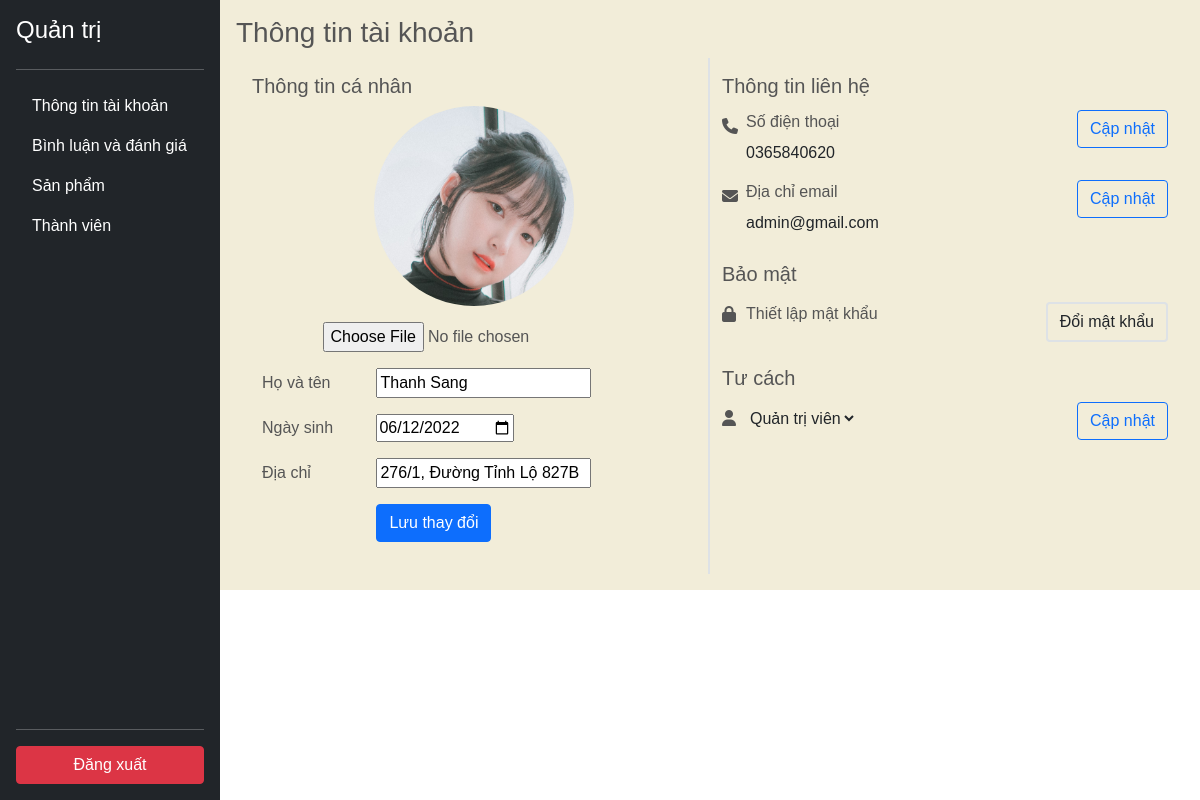
/app/views/management.php?user_id=1000 (signed in), run on the app's committed database.
### tables this page shows
CREATE TABLE `users` (
  `id` int(11) NOT NULL,
  `fullName` varchar(255) NOT NULL,
  `email` varchar(255) NOT NULL,
  `dob` date NOT NULL,
  `address` varchar(500) NOT NULL,
  `password` varchar(255) NOT NULL,
  `roleId` int(11) NOT NULL,
  `status` tinyint(1) NOT NULL,
  `isConfirmed` tinyint(4) NOT NULL DEFAULT 0,
  `phone` varchar(10) NOT NULL,
  `image` varchar(50) DEFAULT NULL
);

### app/DB.php (called while the page is built, shortened)
<?php
class DB{
    private static $instance = null;
    protected $servername = "localhost";
    protected $username = "root";
    protected $password = "";
    function __construct(){
        $this->con = mysqli_connect($this->servername, $this->username, $this->password);
    }
    public static function getInstance()
    {
      if(!self::$instance)
      {
        self::$instance = new DB();
      }
      return self::$instance;
    }
}
?>

### app/views/management.php (the view, shortened to what this page needs)
<?php
    require_once("inc/head.php");
    require_once("../DB.php");
 ?>
<link type="text/css" rel="stylesheet" href= "../../css/profile.css">
</head>
<?php
    if(isset($_GET['user_id'])){
        $user_id= $_GET['user_id'];
        $db = DB::getInstance();
        $sql = "SELECT * FROM users WHERE id='$user_id'";
        $result = mysqli_query($db->con, $sql);
        $value = $result->fetch_assoc();
?>
<body>
	<?php require_once 'inc/sidebar.php' ?>
	<main style="margin-left: 220px" class="p-3 bg-custom">
	<h3>Thông tin tài khoản</h3>
        <div class="container-fluid px-3 bg-custom">
            <div class="row">
                <div class="col-md-6 self-info border border-2 border-start-0 border-top-0 border-bottom-0 py-3">
                    <h5>Thông tin cá nhân</h5>
                    <div class="avatar text-center">
                        <?php
                            if($value['image']==''){
                                echo '<img src="../../image/default-avatar.png" class="rounded-circle" width="200px" height="200px">';
                            }else{
                                echo '<img src="../../image/'.$value['image'].'" class="rounded-circle" width="200px" height="200px">';
                            }
                        ?>
                    </div>
                        <form action="../controllers/infoController.php".$user_id method="POST" enctype="multipart/form-data">
                            <div class="text-center my-3">
                            <input type="file" name="image" accept="image/jpg, image/jpeg, image/png">
                            </div>
                            <div class="mb-3 fullName">
                                <label for="" class="input-label">Họ và tên</label>
                                <input type="text" name="change-fullname" id="fullname" value="<?= $value['fullName'] ?>">
                            </div>
                            <div class="mb-3 birthDate">
                                <label for="" class="input-label">Ngày sinh</label>
                                <input type="date" name="change-dob" value="<?=$value['dob']?>"/>
                            </div>
                            <div class="mb-3 address">
                                <label for="" class="input-label">Địa chỉ</label>
                                <input type="text" name="change-address" id="address" value="<?= $value['address'] ?>">
                            </div>
                            <div class="mb-3 address">
                                <button class="btn btn-primary" type="submit" name="change-avt">Lưu thay đổi</button>
                            </div>
                        </form>
                </div>
                <div class="col-md-6 self-contact py-3">
                    <div class="contact mb-3">
                    <h5>Thông tin liên hệ</h5>
                        <ul class="list-group">
                            <li class="phoneli">
                                <form action="../controllers/infoController.php" method="post" enctype="multipart/form-data">
                                <div class="py-1 phone-num ms-4 d-flex">
                                    <div>
                                        <span>Số điện thoại</span> <br>
                                        <input class="form-control-plaintext" type="text" name="phone" value="<?= $value['phone']?>">
                                    </div>
                                    <div class="text-end flex-fill">
                                        <input type="submit" class="btn btn-outline-primary" name="change-phone-user" value="Cập nhật">
                                    </div>
                                </div>
                                </form>
                            </li>
                            <li class="emaili">
                            <form action="../controllers/infoController.php" method="post">
                                <div class="py-1 email d-inline-block ms-4 d-flex">
                                    <div>
                                        <span>Địa chỉ email</span> <br>
                                        <input class="form-control-plaintext" type="text" name="new-email" value="<?= $value['email'] ?>">
                                    </div>
                                    <div class="text-end flex-fill">
                                        <button type="submit" class="btn btn-outline-primary" name="change-email-user">Cập nhật</button>
                                    </div>
                                </div>
                                </form>
                            </li>
                        </ul>
                    </div>
                    <div class="security mb-3">
                    <h5>Bảo mật</h5>
                        <ul class="list-group">
                            <li class="lockli">
                            <div class="py-2 pwd d-inline-block ms-4 d-flex">
                                <div>
                                    <span>
                                        Thiết lập mật khẩu
                                    </span>
                                </div>
                                <div class="text-end flex-fill">
                                        <a href="#collapsepwd" class="btn border border-2" data-bs-toggle="collapse" role="button" aria-expanded="false" aria-controls="collapsepwd">Đổi mật khẩu</a>
                                </div>
                            </div>
                            </li>
                        </ul>
                    </div>
                    <div class="role">
                    <h5>Tư cách</h5>
                        <ul class="list-group">
                            <li class="roleli">
                                <form action="">
                                <div class="py-1 rol d-inline-block ms-4 d-flex">
                                    <div>
                                    <select name="roleId" id="roleID" class="form-control-plaintext">
				                        <?php
                                            if($value['roleId']== 1 ) {
                                        ?>
                                            <option value="1" selected>Quản trị viên</option>
                                        <?php } else {
                                        ?>
                                            <option value="1">Quản trị viên</option>
                                            <option value="2" selected>Khách hàng</option>
                                        <?php } ?>
			                        </select>
                                    </div>
                                    <div class="text-end flex-fill">
                                        <button type="submit" class="btn btn-outline-primary">Cập nhật</button>
                                    </div>
                                </div>
                                </form>
                            </li>
                        </ul>
                    </div>
                </div>
            </div>
        </div>
	</main>
</body>
<?php } ?>
</html>

### css/common.css (style rules this page uses)
body { background: url('https://upload.wikimedia.org/wikipedia/commons/a/a5/Tsunami_by_hokusai_19th_century.jpg') no-repeat center center fixed; -moz-background-size: cover; background-size: cover; -o-background-size: cover; }
ul { list-style-type: none; margin: 0; padding: 0; }
li a { text-decoration: none; }
.bg-custom { --bs-bg-opacity: 1; background-color: #f2edd9; }

### css/pro_cart.css (style rules this page uses)
body { font-family: sans-serif; color: #555; }

### css/profile.css (style rules this page uses)
.input-label { width: 110px; margin-left: 10px; }
.phoneli::before { padding: 8px 0; font-family: 'FontAwesome'; content: "\f095"; position: absolute; }
.roleli::before { padding: 8px 0; font-family: 'FontAwesome'; content: "\f007"; position: absolute; }
.emaili::before { padding: 8px 0; font-family: 'FontAwesome'; content: "\f0e0"; position: absolute; }
.lockli::before { padding: 8px 0; font-family: 'FontAwesome'; content: "\f023"; position: absolute; }

### app/views/management.php (style rules this page uses)
a { text-decoration : none; }

### data on the page
users: image (picture), change-fullname "Thanh Sang", change-dob "06/12/2022", change-address "276/1, Đường Tỉnh Lộ 827B", phone "0365840620", new-email "admin@gmail.com", roleId "Quản trị viên"
